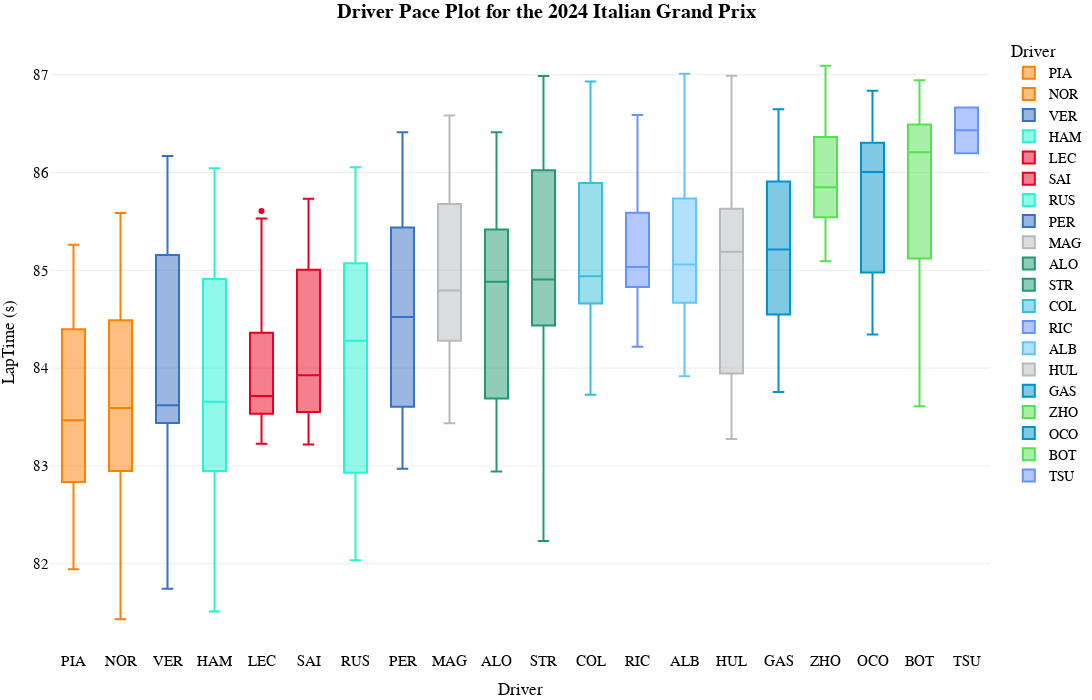

Notebook cell for this chart:
### Code cell
fig_pace=px.box(
    transformed_laps.sort_values(by=["median","LapNumber"]),
    x="Driver",
    y="LapTime (s)",
    color='Driver',
    template="xgridoff",
    title="<b>Driver Pace Plot for the {} {}</b>".format(year,gp),
    # palette=team_palette,
    # whiskerprops=dict(color="white"),
    # boxprops=dict(edgecolor="white"),
    # medianprops=dict(color="grey"),
    # capprops=dict(color="white"),
    height=700, width=1200,

color_discrete_map={
                 "ALB": "#64C4FF",
                 "ALO": "#229971",
                 "BOT": "#52e252",
                 "COL": "#37BEDD",
                 "GAS": "#0093cc",
                 "HAM": "#27F4D2",
                 "HUL": "#B6BABD",
                 "LEC": "#E80020",
                 "MAG": "#B6BABD",
                 "NOR": "#FF8000",
                 "OCO": "#0093cc",
                 "PER": "#3671C6",
                 "PIA": "#FF8000",
                 "RIC": "#6692FF",
                 "RUS": "#27F4D2",
                 "SAI": "#E80020",
                 "SAR": "#37BEDD",
                 "STR": "#229971",
                 "TSU": "#6692FF",
                 "VER": "#3671C6",
                 "ZHO": "#52e252"
          }
)
fig_pace.update_traces(opacity=1)
fig_pace.update_layout(
    title_x=0.5,
    hoverlabel=dict(
    bgcolor="white",
    font_size=16,
    font_family="PT Sans Narrow"
    ),
    yaxis = dict(tickfont = dict(size=15)),
    xaxis = dict(tickfont = dict(size=15)),
    font=dict(
        family="PT Sans Narrow",
        size=14,
        color="Black"
    ),
    title_font_family="PT Sans Narrow",
    margin=dict(l=50, r=5, t=35, b=50)
)
fig_pace.show()

### Figure 1 — Plotly figure (JSON) as saved in the notebook; plotly's stock layout.template omitted (floating-point values rounded to 4 significant figures)
{"data": [{"alignmentgroup": "True", "hovertemplate": "Driver=%{x}<br>LapTime (s)=%{y}<extra></extra>", "legendgroup": "PIA", "marker": {"color": "#FF8000"}, "name": "PIA", "notched": false, "offsetgroup": "PIA", "opacity": 1, "orientation": "v", "showlegend": true, "type": "box", "x": ["PIA", "PIA", "PIA", "PIA", "PIA", "PIA", "PIA", "PIA", "PIA", "PIA", "PIA", "PIA", "PIA", "PIA", "PIA", "PIA", "PIA", "PIA", "PIA", "PIA", "PIA", "PIA", "PIA", "PIA", "PIA", "PIA", "PIA", "PIA", "PIA", "PIA", "PIA", "PIA", "PIA", "PIA", "PIA", "PIA", "PIA", "PIA", "PIA", "PIA", "PIA", "PIA", "PIA", "PIA", "PIA", "PIA", "PIA", "PIA"], "x0": " ", "xaxis": "x", "y": [85.12, 85.26, 84.69, 84.66, 84.6, 84.42, 84.57, 84.38, 84.08, 84.25, 84.75, 84.67, 85.05, 85.17, 84.03, 84.6, 83.99, 83.9, 83.65, 83.66, 83.31, 83.23, 83.13, 83.09, 83.17, 83.07, 82.97, 83.22, 83.48, 83.15, 83.46, 83.41, 83.75, 83.69, 82.26, 82.07, 82.33, 82.09, 82.63, 83.67, 82.54, 82.25, 82.72, 82.94, 82.59, 82.42, 81.95, 81.94], "y0": " ", "yaxis": "y"}, {"alignmentgroup": "True", "hovertemplate": "Driver=%{x}<br>LapTime (s)=%{y}<extra></extra>", "legendgroup": "NOR", "marker": {"color": "#FF8000"}, "name": "NOR", "notched": false, "offsetgroup": "NOR", "opacity": 1, "orientation": "v", "showlegend": true, "type": "box", "x": ["NOR", "NOR", "NOR", "NOR", "NOR", "NOR", "NOR", "NOR", "NOR", "NOR", "NOR", "NOR", "NOR", "NOR", "NOR", "NOR", "NOR", "NOR", "NOR", "NOR", "NOR", "NOR", "NOR", "NOR", "NOR", "NOR", "NOR", "NOR", "NOR", "NOR", "NOR", "NOR", "NOR", "NOR", "NOR", "NOR", "NOR", "NOR", "NOR", "NOR", "NOR", "NOR", "NOR", "NOR", "NOR", "NOR", "NOR", "NOR"], "x0": " ", "xaxis": "x", "y": [85.46, 85.11, 85.17, 84.67, 84.77, 84.53, 84.67, 84.66, 84.39, 84.45, 84.66, 85.36, 84.15, 85.58, 83.92, 84.15, 83.88, 83.75, 83.65, 83.58, 83.6, 83.32, 83.47, 83.27, 83.07, 83.3, 83.61, 84.94, 82.84, 83.14, 83.11, 83.18, 83.13, 83.06, 84.16, 82.23, 82.68, 82.25, 82.4, 82.4, 82.04, 83.85, 81.82, 82.44, 83.27, 82.27, 82.3, 81.43], "y0": " ", "yaxis": "y"}, {"alignmentgroup": "True", "hovertemplate": "Driver=%{x}<br>LapTime (s)=%{y}<extra></extra>", "legendgroup": "VER", "marker": {"color": "#3671C6"}, "name": "VER", "notched": false, "offsetgroup": "VER", "opacity": 1, "orientation": "v", "showlegend": true, "type": "box", "x": ["VER", "VER", "VER", "VER", "VER", "VER", "VER", "VER", "VER", "VER", "VER", "VER", "VER", "VER", "VER", "VER", "VER", "VER", "VER", "VER", "VER", "VER", "VER", "VER", "VER", "VER", "VER", "VER", "VER", "VER", "VER", "VER", "VER", "VER", "VER", "VER", "VER", "VER", "VER", "VER", "VER", "VER", "VER", "VER", "VER", "VER", "VER", "VER"], "x0": " ", "xaxis": "x", "y": [86.17, 85.86, 85.63, 85.22, 85.1, 85.04, 84.92, 85.05, 84.96, 84.98, 84.97, 84.96, 85.29, 85.75, 85.24, 85.34, 85.47, 85.54, 85.56, 85.38, 83.55, 83.8, 83.62, 83.52, 83.51, 83.45, 83.54, 83.42, 83.49, 83.62, 83.58, 83.59, 83.56, 83.48, 83.43, 83.5, 84.34, 81.75, 83.05, 83.36, 82.94, 82.52, 82.57, 82.58, 82.58, 82.57, 82.92, 83.71], "y0": " ", "yaxis": "y"}, {"alignmentgroup": "True", "hovertemplate": "Driver=%{x}<br>LapTime (s)=%{y}<extra></extra>", "legendgroup": "HAM", "marker": {"color": "#27F4D2"}, "name": "HAM", "notched": false, "offsetgroup": "HAM", "opacity": 1, "orientation": "v", "showlegend": true, "type": "box", "x": ["HAM", "HAM", "HAM", "HAM", "HAM", "HAM", "HAM", "HAM", "HAM", "HAM", "HAM", "HAM", "HAM", "HAM", "HAM", "HAM", "HAM", "HAM", "HAM", "HAM", "HAM", "HAM", "HAM", "HAM", "HAM", "HAM", "HAM", "HAM", "HAM", "HAM", "HAM", "HAM", "HAM", "HAM", "HAM", "HAM", "HAM", "HAM", "HAM", "HAM", "HAM", "HAM", "HAM", "HAM", "HAM", "HAM", "HAM", "HAM"], "x0": " ", "xaxis": "x", "y": [86.04, 85.63, 85.72, 84.77, 84.92, 85.2, 84.87, 85.03, 84.91, 84.94, 84.93, 85.33, 85.82, 84.84, 84.83, 84.65, 84.64, 84.92, 84.61, 84.13, 83.82, 83.8, 83.67, 83.5, 83.64, 83.51, 83.44, 83.36, 83.33, 83.4, 83.53, 83.38, 83.6, 82.97, 83.01, 82.93, 82.52, 82.4, 82.14, 82.18, 82.31, 82.47, 82.79, 82.45, 82.24, 82.74, 85.7, 81.51], "y0": " ", "yaxis": "y"}, {"alignmentgroup": "True", "hovertemplate": "Driver=%{x}<br>LapTime (s)=%{y}<extra></extra>", "legendgroup": "LEC", "marker": {"color": "#E80020"}, "name": "LEC", "notched": false, "offsetgroup": "LEC", "opacity": 1, "orientation": "v", "showlegend": true, "type": "box", "x": ["LEC", "LEC", "LEC", "LEC", "LEC", "LEC", "LEC", "LEC", "LEC", "LEC", "LEC", "LEC", "LEC", "LEC", "LEC", "LEC", "LEC", "LEC", "LEC", "LEC", "LEC", "LEC", "LEC", "LEC", "LEC", "LEC", "LEC", "LEC", "LEC", "LEC", "LEC", "LEC", "LEC", "LEC", "LEC", "LEC", "LEC", "LEC", "LEC", "LEC", "LEC", "LEC", "LEC", "LEC", "LEC", "LEC", "LEC", "LEC", "LEC", "LEC"], "x0": " ", "xaxis": "x", "y": [85.4, 85.18, 84.81, 84.6, 84.66, 84.43, 84.57, 84.36, 84.43, 84.85, 84.92, 85.53, 85.61, 84.27, 83.88, 84.2, 83.83, 83.88, 83.77, 83.86, 83.64, 83.59, 83.32, 83.53, 83.28, 83.23, 83.36, 83.97, 83.27, 83.23, 83.43, 83.68, 83.71, 83.55, 83.62, 83.72, 83.69, 83.61, 83.67, 83.87, 83.43, 83.73, 83.6, 83.68, 83.52, 83.47, 83.46, 83.56, 83.75, 83.27], "y0": " ", "yaxis": "y"}, {"alignmentgroup": "True", "hovertemplate": "Driver=%{x}<br>LapTime (s)=%{y}<extra></extra>", "legendgroup": "SAI", "marker": {"color": "#E80020"}, "name": "SAI", "notched": false, "offsetgroup": "SAI", "opacity": 1, "orientation": "v", "showlegend": true, "type": "box", "x": ["SAI", "SAI", "SAI", "SAI", "SAI", "SAI", "SAI", "SAI", "SAI", "SAI", "SAI", "SAI", "SAI", "SAI", "SAI", "SAI", "SAI", "SAI", "SAI", "SAI", "SAI", "SAI", "SAI", "SAI", "SAI", "SAI", "SAI", "SAI", "SAI", "SAI", "SAI", "SAI", "SAI", "SAI", "SAI", "SAI", "SAI", "SAI", "SAI", "SAI", "SAI", "SAI", "SAI", "SAI", "SAI", "SAI", "SAI", "SAI", "SAI", "SAI"], "x0": " ", "xaxis": "x", "y": [85.73, 85.36, 85.09, 85.01, 84.64, 84.72, 84.87, 84.77, 84.68, 85.07, 85.28, 85.42, 85.23, 85.18, 85.34, 85.41, 85.68, 84.5, 84.23, 84.56, 83.68, 83.69, 83.5, 83.5, 83.75, 83.47, 83.58, 83.33, 83.35, 83.41, 83.28, 83.33, 83.27, 83.29, 83.55, 83.81, 83.8, 83.34, 83.84, 83.79, 83.93, 85.11, 84.0, 84.09, 84.94, 83.92, 83.77, 83.75, 83.72, 83.22], "y0": " ", "yaxis": "y"}, {"alignmentgroup": "True", "hovertemplate": "Driver=%{x}<br>LapTime (s)=%{y}<extra></extra>", "legendgroup": "RUS", "marker": {"color": "#27F4D2"}, "name": "RUS", "notched": false, "offsetgroup": "RUS", "opacity": 1, "orientation": "v", "showlegend": true, "type": "box", "x": ["RUS", "RUS", "RUS", "RUS", "RUS", "RUS", "RUS", "RUS", "RUS", "RUS", "RUS", "RUS", "RUS", "RUS", "RUS", "RUS", "RUS", "RUS", "RUS", "RUS", "RUS", "RUS", "RUS", "RUS", "RUS", "RUS", "RUS", "RUS", "RUS", "RUS", "RUS", "RUS", "RUS", "RUS", "RUS", "RUS", "RUS", "RUS", "RUS", "RUS", "RUS", "RUS", "RUS", "RUS", "RUS", "RUS", "RUS", "RUS"], "x0": " ", "xaxis": "x", "y": [86.06, 85.73, 85.76, 85.49, 85.1, 85.05, 85.22, 85.11, 85.47, 84.55, 84.55, 84.56, 84.69, 84.55, 84.52, 84.71, 85.5, 84.63, 84.71, 84.62, 84.62, 85.17, 83.58, 83.73, 83.38, 83.52, 83.18, 85.33, 83.54, 82.94, 83.33, 83.16, 85.17, 83.14, 82.89, 84.04, 82.8, 82.94, 82.92, 82.69, 82.42, 82.34, 82.17, 82.04, 82.16, 82.31, 82.45, 82.7], "y0": " ", "yaxis": "y"}, {"alignmentgroup": "True", "hovertemplate": "Driver=%{x}<br>LapTime (s)=%{y}<extra></extra>", "legendgroup": "PER", "marker": {"color": "#3671C6"}, "name": "PER", "notched": false, "offsetgroup": "PER", "opacity": 1, "orientation": "v", "showlegend": true, "type": "box", "x": ["PER", "PER", "PER", "PER", "PER", "PER", "PER", "PER", "PER", "PER", "PER", "PER", "PER", "PER", "PER", "PER", "PER", "PER", "PER", "PER", "PER", "PER", "PER", "PER", "PER", "PER", "PER", "PER", "PER", "PER", "PER", "PER", "PER", "PER", "PER", "PER", "PER", "PER", "PER", "PER", "PER", "PER", "PER", "PER", "PER", "PER", "PER", "PER"], "x0": " ", "xaxis": "x", "y": [86.41, 85.76, 85.81, 85.45, 85.11, 85.43, 85.19, 84.98, 84.84, 84.77, 84.65, 85.04, 85.23, 85.54, 85.43, 85.44, 85.45, 85.68, 86.11, 85.86, 85.71, 84.11, 83.97, 83.78, 83.6, 83.85, 83.47, 85.09, 83.83, 83.47, 83.61, 83.29, 86.24, 83.71, 83.39, 83.27, 83.91, 84.54, 83.62, 83.03, 83.0, 82.97, 83.31, 83.61, 83.39, 83.42, 84.07, 84.51], "y0": " ", "yaxis": "y"}, {"alignmentgroup": "True", "hovertemplate": "Driver=%{x}<br>LapTime (s)=%{y}<extra></extra>", "legendgroup": "MAG", "marker": {"color": "#B6BABD"}, "name": "MAG", "notched": false, "offsetgroup": "MAG", "opacity": 1, "orientation": "v", "showlegend": true, "type": "box", "x": ["MAG", "MAG", "MAG", "MAG", "MAG", "MAG", "MAG", "MAG", "MAG", "MAG", "MAG", "MAG", "MAG", "MAG", "MAG", "MAG", "MAG", "MAG", "MAG", "MAG", "MAG", "MAG", "MAG", "MAG", "MAG", "MAG", "MAG", "MAG", "MAG", "MAG", "MAG", "MAG", "MAG", "MAG", "MAG", "MAG", "MAG", "MAG", "MAG", "MAG", "MAG", "MAG", "MAG", "MAG", "MAG", "MAG", "MAG", "MAG", "MAG"], "x0": " ", "xaxis": "x", "y": [86.58, 86.37, 86.14, 85.9, 85.83, 85.97, 85.78, 85.8, 86.04, 86.14, 86.29, 85.64, 84.77, 86.53, 85.11, 85.15, 84.79, 85.07, 85.06, 85.13, 85.5, 85.2, 84.64, 84.42, 84.8, 84.57, 84.46, 84.41, 84.85, 84.7, 84.17, 84.28, 83.95, 84.8, 84.46, 84.28, 84.62, 84.63, 84.61, 85.2, 84.27, 84.12, 83.97, 83.74, 83.71, 83.6, 83.44, 83.69, 83.72], "y0": " ", "yaxis": "y"}, {"alignmentgroup": "True", "hovertemplate": "Driver=%{x}<br>LapTime (s)=%{y}<extra></extra>", "legendgroup": "ALO", "marker": {"color": "#229971"}, "name": "ALO", "notched": false, "offsetgroup": "ALO", "opacity": 1, "orientation": "v", "showlegend": true, "type": "box", "x": ["ALO", "ALO", "ALO", "ALO", "ALO", "ALO", "ALO", "ALO", "ALO", "ALO", "ALO", "ALO", "ALO", "ALO", "ALO", "ALO", "ALO", "ALO", "ALO", "ALO", "ALO", "ALO", "ALO", "ALO", "ALO", "ALO", "ALO", "ALO", "ALO", "ALO", "ALO", "ALO", "ALO", "ALO", "ALO", "ALO", "ALO", "ALO", "ALO", "ALO", "ALO", "ALO", "ALO", "ALO", "ALO", "ALO", "ALO"], "x0": " ", "xaxis": "x", "y": [86.41, 86.41, 86.22, 85.91, 85.95, 85.69, 85.97, 85.83, 85.76, 85.83, 84.67, 84.61, 84.57, 84.88, 85.31, 85.68, 85.3, 85.45, 85.02, 84.59, 84.5, 84.94, 84.89, 84.72, 85.01, 85.04, 85.13, 85.1, 85.29, 85.08, 83.7, 83.85, 83.77, 83.68, 83.82, 83.64, 83.68, 83.53, 83.48, 82.94, 83.22, 83.25, 83.53, 83.51, 83.47, 83.76, 83.69], "y0": " ", "yaxis": "y"}, {"alignmentgroup": "True", "hovertemplate": "Driver=%{x}<br>LapTime (s)=%{y}<extra></extra>", "legendgroup": "STR", "marker": {"color": "#229971"}, "name": "STR", "notched": false, "offsetgroup": "STR", "opacity": 1, "orientation": "v", "showlegend": true, "type": "box", "x": ["STR", "STR", "STR", "STR", "STR", "STR", "STR", "STR", "STR", "STR", "STR", "STR", "STR", "STR", "STR", "STR", "STR", "STR", "STR", "STR", "STR", "STR", "STR", "STR", "STR", "STR", "STR", "STR", "STR", "STR", "STR", "STR", "STR", "STR", "STR", "STR", "STR", "STR", "STR", "STR", "STR", "STR"], "x0": " ", "xaxis": "x", "y": [86.73, 86.25, 85.56, 86.21, 85.8, 86.02, 86.18, 85.67, 85.95, 86.14, 85.89, 86.99, 86.59, 86.58, 84.72, 84.72, 84.66, 84.77, 84.74, 84.49, 84.44, 84.62, 85.4, 86.38, 84.75, 85.58, 84.95, 84.86, 84.86, 83.62, 84.43, 85.78, 83.7, 83.82, 83.81, 83.65, 83.43, 83.91, 84.01, 86.1, 85.06, 82.23], "y0": " ", "yaxis": "y"}, {"alignmentgroup": "True", "hovertemplate": "Driver=%{x}<br>LapTime (s)=%{y}<extra></extra>", "legendgroup": "COL", "marker": {"color": "#37BEDD"}, "name": "COL", "notched": false, "offsetgroup": "COL", "opacity": 1, "orientation": "v", "showlegend": true, "type": "box", "x": ["COL", "COL", "COL", "COL", "COL", "COL", "COL", "COL", "COL", "COL", "COL", "COL", "COL", "COL", "COL", "COL", "COL", "COL", "COL", "COL", "COL", "COL", "COL", "COL", "COL", "COL", "COL", "COL", "COL", "COL", "COL", "COL", "COL", "COL", "COL", "COL", "COL", "COL", "COL", "COL", "COL", "COL", "COL", "COL", "COL", "COL", "COL"], "x0": " ", "xaxis": "x", "y": [86.58, 86.25, 86.06, 86.39, 86.22, 86.29, 86.61, 86.5, 86.41, 86.93, 86.67, 84.48, 84.93, 85.15, 84.78, 84.85, 84.65, 84.64, 84.92, 84.64, 84.5, 85.0, 85.63, 85.41, 85.59, 85.43, 84.87, 84.92, 84.8, 84.84, 85.34, 85.19, 85.13, 85.15, 84.8, 84.62, 85.98, 85.16, 84.81, 84.94, 84.7, 84.54, 84.47, 84.3, 84.19, 84.43, 83.73], "y0": " ", "yaxis": "y"}, {"alignmentgroup": "True", "hovertemplate": "Driver=%{x}<br>LapTime (s)=%{y}<extra></extra>", "legendgroup": "RIC", "marker": {"color": "#6692FF"}, "name": "RIC", "notched": false, "offsetgroup": "RIC", "opacity": 1, "orientation": "v", "showlegend": true, "type": "box", "x": ["RIC", "RIC", "RIC", "RIC", "RIC", "RIC", "RIC", "RIC", "RIC", "RIC", "RIC", "RIC", "RIC", "RIC", "RIC", "RIC", "RIC", "RIC", "RIC", "RIC", "RIC", "RIC", "RIC", "RIC", "RIC", "RIC", "RIC", "RIC", "RIC", "RIC", "RIC", "RIC", "RIC", "RIC", "RIC", "RIC", "RIC", "RIC", "RIC", "RIC", "RIC", "RIC", "RIC", "RIC", "RIC", "RIC", "RIC", "RIC", "RIC"], "x0": " ", "xaxis": "x", "y": [86.59, 86.49, 86.25, 85.9, 85.71, 85.99, 85.81, 86.11, 86.12, 85.83, 85.57, 85.4, 85.03, 85.06, 84.9, 84.75, 84.99, 85.08, 84.85, 84.93, 85.05, 84.91, 85.59, 85.38, 84.83, 84.97, 84.88, 84.69, 84.66, 84.78, 85.59, 85.08, 85.09, 85.29, 85.03, 85.03, 84.94, 84.95, 85.18, 84.78, 85.06, 85.69, 84.78, 84.52, 84.62, 84.82, 84.64, 84.22, 84.35], "y0": " ", "yaxis": "y"}, {"alignmentgroup": "True", "hovertemplate": "Driver=%{x}<br>LapTime (s)=%{y}<extra></extra>", "legendgroup": "ALB", "marker": {"color": "#64C4FF"}, "name": "ALB", "notched": false, "offsetgroup": "ALB", "opacity": 1, "orientation": "v", "showlegend": true, "type": "box", "x": ["ALB", "ALB", "ALB", "ALB", "ALB", "ALB", "ALB", "ALB", "ALB", "ALB", "ALB", "ALB", "ALB", "ALB", "ALB", "ALB", "ALB", "ALB", "ALB", "ALB", "ALB", "ALB", "ALB", "ALB", "ALB", "ALB", "ALB", "ALB", "ALB", "ALB", "ALB", "ALB", "ALB", "ALB", "ALB", "ALB", "ALB", "ALB", "ALB", "ALB", "ALB", "ALB", "ALB", "ALB", "ALB", "ALB", "ALB", "ALB", "ALB", "ALB"], "x0": " ", "xaxis": "x", "y": [87.01, 86.28, 86.53, 86.04, 85.95, 85.99, 85.96, 85.67, 85.71, 85.73, 85.47, 85.53, 86.14, 86.46, 86.45, 85.25, 85.07, 84.86, 85.05, 85.13, 85.2, 84.71, 85.06, 84.95, 84.79, 84.87, 84.75, 85.23, 84.41, 86.28, 85.57, 84.99, 84.75, 85.88, 85.21, 84.97, 84.55, 84.37, 84.87, 84.67, 84.68, 84.57, 84.55, 84.38, 84.15, 84.26, 83.96, 83.92, 83.95, 83.92], "y0": " ", "yaxis": "y"}, {"alignmentgroup": "True", "hovertemplate": "Driver=%{x}<br>LapTime (s)=%{y}<extra></extra>", "legendgroup": "HUL", "marker": {"color": "#B6BABD"}, "name": "HUL", "notched": false, "offsetgroup": "HUL", "opacity": 1, "orientation": "v", "showlegend": true, "type": "box", "x": ["HUL", "HUL", "HUL", "HUL", "HUL", "HUL", "HUL", "HUL", "HUL", "HUL", "HUL", "HUL", "HUL", "HUL", "HUL", "HUL", "HUL", "HUL", "HUL", "HUL", "HUL", "HUL", "HUL", "HUL", "HUL", "HUL", "HUL", "HUL", "HUL", "HUL", "HUL", "HUL", "HUL", "HUL", "HUL", "HUL", "HUL", "HUL", "HUL", "HUL", "HUL", "HUL", "HUL", "HUL", "HUL"], "x0": " ", "xaxis": "x", "y": [86.43, 86.54, 85.88, 85.35, 85.19, 85.19, 85.32, 85.17, 84.98, 85.01, 85.86, 85.02, 86.12, 85.47, 85.33, 86.11, 85.73, 85.56, 85.63, 85.61, 85.72, 85.51, 85.67, 85.43, 85.57, 85.63, 85.14, 83.59, 83.76, 83.77, 83.88, 84.02, 83.62, 83.45, 83.62, 83.59, 83.28, 83.81, 84.11, 86.99, 85.12, 83.4, 84.02, 84.21, 83.97], "y0": " ", "yaxis": "y"}, {"alignmentgroup": "True", "hovertemplate": "Driver=%{x}<br>LapTime (s)=%{y}<extra></extra>", "legendgroup": "GAS", "marker": {"color": "#0093cc"}, "name": "GAS", "notched": false, "offsetgroup": "GAS", "opacity": 1, "orientation": "v", "showlegend": true, "type": "box", "x": ["GAS", "GAS", "GAS", "GAS", "GAS", "GAS", "GAS", "GAS", "GAS", "GAS", "GAS", "GAS", "GAS", "GAS", "GAS", "GAS", "GAS", "GAS", "GAS", "GAS", "GAS", "GAS", "GAS", "GAS", "GAS", "GAS", "GAS", "GAS", "GAS", "GAS", "GAS", "GAS", "GAS", "GAS", "GAS", "GAS", "GAS", "GAS", "GAS", "GAS", "GAS", "GAS", "GAS", "GAS", "GAS"], "x0": " ", "xaxis": "x", "y": [86.61, 86.65, 86.39, 86.36, 86.04, 85.82, 86.47, 85.07, 84.82, 85.21, 85.53, 85.54, 85.17, 86.18, 85.4, 85.06, 84.88, 85.11, 86.16, 85.88, 85.99, 85.74, 85.82, 86.08, 84.42, 84.25, 84.38, 84.82, 85.59, 84.39, 85.23, 84.59, 85.1, 85.77, 84.61, 85.14, 86.17, 85.42, 84.4, 83.92, 84.04, 83.85, 84.08, 83.75, 83.97], "y0": " ", "yaxis": "y"}, {"alignmentgroup": "True", "hovertemplate": "Driver=%{x}<br>LapTime (s)=%{y}<extra></extra>", "legendgroup": "ZHO", "marker": {"color": "#52e252"}, "name": "ZHO", "notched": false, "offsetgroup": "ZHO", "opacity": 1, "orientation": "v", "showlegend": true, "type": "box", "x": ["ZHO", "ZHO", "ZHO", "ZHO", "ZHO", "ZHO", "ZHO", "ZHO", "ZHO", "ZHO", "ZHO", "ZHO", "ZHO", "ZHO", "ZHO", "ZHO", "ZHO", "ZHO", "ZHO", "ZHO", "ZHO", "ZHO", "ZHO", "ZHO", "ZHO", "ZHO", "ZHO", "ZHO", "ZHO", "ZHO", "ZHO", "ZHO", "ZHO", "ZHO", "ZHO", "ZHO", "ZHO", "ZHO", "ZHO", "ZHO", "ZHO", "ZHO", "ZHO", "ZHO"], "x0": " ", "xaxis": "x", "y": [87.0, 86.23, 85.94, 86.38, 86.41, 86.31, 86.13, 86.49, 86.35, 86.8, 87.09, 85.09, 85.25, 85.78, 85.59, 85.74, 85.88, 86.06, 86.04, 85.58, 85.55, 85.6, 85.7, 85.52, 85.49, 85.48, 85.36, 85.45, 85.49, 85.52, 86.61, 85.2, 86.65, 85.58, 85.82, 86.44, 86.92, 86.92, 85.63, 85.86, 85.84, 86.3, 85.54, 85.95], "y0": " ", "yaxis": "y"}, {"alignmentgroup": "True", "hovertemplate": "Driver=%{x}<br>LapTime (s)=%{y}<extra></extra>", "legendgroup": "OCO", "marker": {"color": "#0093cc"}, "name": "OCO", "notched": false, "offsetgroup": "OCO", "opacity": 1, "orientation": "v", "showlegend": true, "type": "box", "x": ["OCO", "OCO", "OCO", "OCO", "OCO", "OCO", "OCO", "OCO", "OCO", "OCO", "OCO", "OCO", "OCO", "OCO", "OCO", "OCO", "OCO", "OCO", "OCO", "OCO", "OCO", "OCO", "OCO", "OCO", "OCO", "OCO", "OCO", "OCO", "OCO", "OCO", "OCO", "OCO", "OCO", "OCO", "OCO", "OCO", "OCO", "OCO", "OCO", "OCO", "OCO", "OCO", "OCO", "OCO", "OCO", "OCO", "OCO"], "x0": " ", "xaxis": "x", "y": [86.84, 86.47, 86.3, 86.57, 85.68, 86.01, 86.05, 85.37, 86.03, 86.35, 85.95, 86.06, 86.31, 86.68, 86.69, 86.0, 86.23, 86.17, 86.45, 86.33, 86.2, 86.77, 86.38, 86.72, 86.01, 86.1, 86.03, 84.65, 84.97, 85.02, 84.94, 84.61, 84.84, 85.27, 85.21, 85.06, 85.12, 86.11, 84.67, 84.59, 84.45, 84.51, 84.46, 85.79, 85.69, 84.59, 84.34], "y0": " ", "yaxis": "y"}, {"alignmentgroup": "True", "hovertemplate": "Driver=%{x}<br>LapTime (s)=%{y}<extra></extra>", "legendgroup": "BOT", "marker": {"color": "#52e252"}, "name": "BOT", "notched": false, "offsetgroup": "BOT", "opacity": 1, "orientation": "v", "showlegend": true, "type": "box", "x": ["BOT", "BOT", "BOT", "BOT", "BOT", "BOT", "BOT", "BOT", "BOT", "BOT", "BOT", "BOT", "BOT", "BOT", "BOT", "BOT", "BOT", "BOT", "BOT", "BOT", "BOT", "BOT", "BOT", "BOT", "BOT", "BOT", "BOT", "BOT", "BOT", "BOT", "BOT", "BOT", "BOT", "BOT", "BOT", "BOT", "BOT", "BOT", "BOT", "BOT", "BOT", "BOT", "BOT", "BOT"], "x0": " ", "xaxis": "x", "y": [86.92, 86.32, 86.5, 86.36, 86.21, 86.19, 86.12, 86.47, 86.21, 86.35, 86.48, 86.79, 86.57, 86.4, 86.36, 86.46, 86.8, 86.94, 86.54, 86.86, 86.89, 86.31, 85.8, 86.83, 86.02, 86.0, 85.34, 85.11, 85.21, 86.7, 85.08, 85.16, 86.31, 86.04, 84.64, 84.79, 84.59, 84.36, 84.09, 85.13, 83.89, 84.36, 83.98, 83.61], "y0": " ", "yaxis": "y"}, {"alignmentgroup": "True", "hovertemplate": "Driver=%{x}<br>LapTime (s)=%{y}<extra></extra>", "legendgroup": "TSU", "marker": {"color": "#6692FF"}, "name": "TSU", "notched": false, "offsetgroup": "TSU", "opacity": 1, "orientation": "v", "showlegend": true, "type": "box", "x": ["TSU", "TSU"], "x0": " ", "xaxis": "x", "y": [86.67, 86.2], "y0": " ", "yaxis": "y"}], "layout": {"boxmode": "overlay", "font": {"color": "Black", "family": "PT Sans Narrow", "size": 14}, "height": 700, "hoverlabel": {"bgcolor": "white", "font": {"family": "PT Sans Narrow", "size": 16}}, "legend": {"title": {"text": "Driver"}, "tracegroupgap": 0}, "margin": {"b": 50, "l": 50, "r": 5, "t": 35}, "title": {"font": {"family": "PT Sans Narrow"}, "text": "<b>Driver Pace Plot for the 2024 Italian Grand Prix</b>", "x": 0.5}, "width": 1200, "xaxis": {"anchor": "y", "categoryarray": ["PIA", "NOR", "VER", "HAM", "LEC", "SAI", "RUS", "PER", "MAG", "ALO", "STR", "COL", "RIC", "ALB", "HUL", "GAS", "ZHO", "OCO", "BOT", "TSU"], "categoryorder": "array", "domain": [0, 1], "tickfont": {"size": 15}, "title": {"text": "Driver"}}, "yaxis": {"anchor": "x", "domain": [0, 1], "tickfont": {"size": 15}, "title": {"text": "LapTime (s)"}}}}
